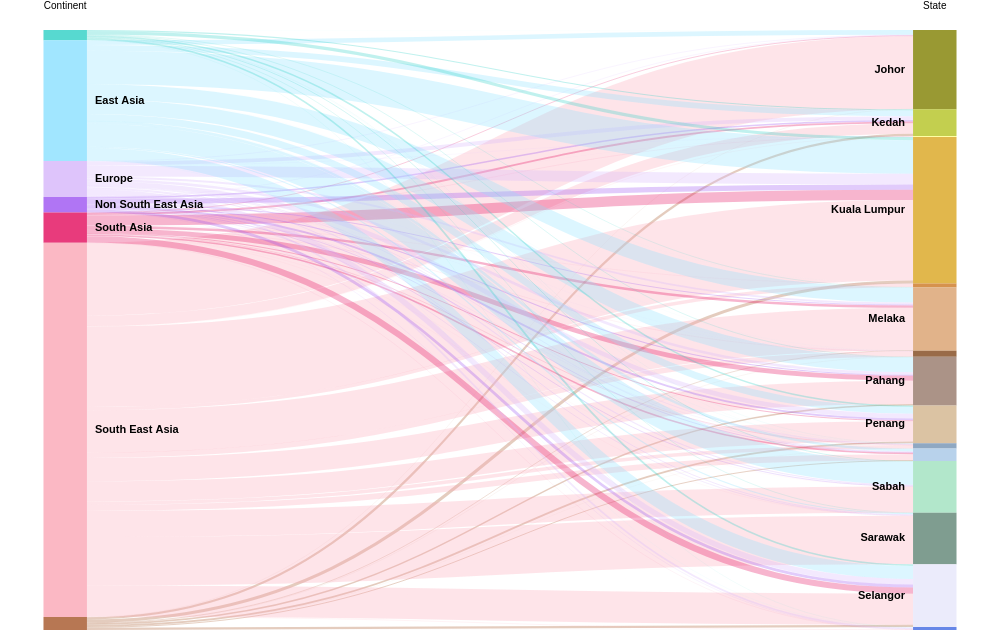

Express this chart as Vega-Lite.
### Vega specification from a JSON file in a GitHub repository (floating-point values rounded to 4 significant figures)
{"$schema": "https://vega.github.io/schema/vega/v3.0.json", "width": 1000, "height": 600, "data": [{"name": "rawData", "values": [{"Continent": "America", "State": "Johor", "Total_Arrivals": 9861}, {"Continent": "East Asia", "State": "Johor", "Total_Arrivals": 464974}, {"Continent": "Europe", "State": "Johor", "Total_Arrivals": 51181}, {"Continent": "Non South East Asia", "State": "Johor", "Total_Arrivals": 18310}, {"Continent": "South Asia", "State": "Johor", "Total_Arrivals": 67553}, {"Continent": "South East Asia", "State": "Johor", "Total_Arrivals": 7275410}, {"Continent": "West Asia", "State": "Johor", "Total_Arrivals": 17890}, {"Continent": "America", "State": "Kedah", "Total_Arrivals": 110758}, {"Continent": "East Asia", "State": "Kedah", "Total_Arrivals": 574597}, {"Continent": "Europe", "State": "Kedah", "Total_Arrivals": 390134}, {"Continent": "Non South East Asia", "State": "Kedah", "Total_Arrivals": 146073}, {"Continent": "South Asia", "State": "Kedah", "Total_Arrivals": 183272}, {"Continent": "South East Asia", "State": "Kedah", "Total_Arrivals": 1045980}, {"Continent": "West Asia", "State": "Kedah", "Total_Arrivals": 220484}, {"Continent": "America", "State": "Kelantan", "Total_Arrivals": 2969}, {"Continent": "Europe", "State": "Kelantan", "Total_Arrivals": 27712}, {"Continent": "Non South East Asia", "State": "Kelantan", "Total_Arrivals": 3659}, {"Continent": "South Asia", "State": "Kelantan", "Total_Arrivals": 18674}, {"Continent": "South East Asia", "State": "Kelantan", "Total_Arrivals": 35934}, {"Continent": "West Asia", "State": "Kelantan", "Total_Arrivals": 3489}, {"Continent": "America", "State": "Kuala Lumpur", "Total_Arrivals": 314172}, {"Continent": "East Asia", "State": "Kuala Lumpur", "Total_Arrivals": 3342480}, {"Continent": "Europe", "State": "Kuala Lumpur", "Total_Arrivals": 1082939}, {"Continent": "Non South East Asia", "State": "Kuala Lumpur", "Total_Arrivals": 514170}, {"Continent": "South Asia", "State": "Kuala Lumpur", "Total_Arrivals": 1038683}, {"Continent": "South East Asia", "State": "Kuala Lumpur", "Total_Arrivals": 8019347}, {"Continent": "West Asia", "State": "Kuala Lumpur", "Total_Arrivals": 303758}, {"Continent": "America", "State": "Labuan", "Total_Arrivals": 810}, {"Continent": "East Asia", "State": "Labuan", "Total_Arrivals": 8809}, {"Continent": "Europe", "State": "Labuan", "Total_Arrivals": 1651}, {"Continent": "Non South East Asia", "State": "Labuan", "Total_Arrivals": 602}, {"Continent": "South Asia", "State": "Labuan", "Total_Arrivals": 11802}, {"Continent": "South East Asia", "State": "Labuan", "Total_Arrivals": 338464}, {"Continent": "America", "State": "Melaka", "Total_Arrivals": 46253}, {"Continent": "East Asia", "State": "Melaka", "Total_Arrivals": 1486596}, {"Continent": "Europe", "State": "Melaka", "Total_Arrivals": 192736}, {"Continent": "Non South East Asia", "State": "Melaka", "Total_Arrivals": 88026}, {"Continent": "South Asia", "State": "Melaka", "Total_Arrivals": 247572}, {"Continent": "South East Asia", "State": "Melaka", "Total_Arrivals": 4220615}, {"Continent": "West Asia", "State": "Melaka", "Total_Arrivals": 61069}, {"Continent": "America", "State": "Negeri Sembilan", "Total_Arrivals": 2159}, {"Continent": "East Asia", "State": "Negeri Sembilan", "Total_Arrivals": 11891}, {"Continent": "Europe", "State": "Negeri Sembilan", "Total_Arrivals": 16422}, {"Continent": "Non South East Asia", "State": "Negeri Sembilan", "Total_Arrivals": 6966}, {"Continent": "South Asia", "State": "Negeri Sembilan", "Total_Arrivals": 15879}, {"Continent": "South East Asia", "State": "Negeri Sembilan", "Total_Arrivals": 532780}, {"Continent": "West Asia", "State": "Negeri Sembilan", "Total_Arrivals": 18272}, {"Continent": "America", "State": "Pahang", "Total_Arrivals": 54437}, {"Continent": "East Asia", "State": "Pahang", "Total_Arrivals": 1475469}, {"Continent": "Europe", "State": "Pahang", "Total_Arrivals": 259049}, {"Continent": "Non South East Asia", "State": "Pahang", "Total_Arrivals": 105098}, {"Continent": "South Asia", "State": "Pahang", "Total_Arrivals": 479448}, {"Continent": "South East Asia", "State": "Pahang", "Total_Arrivals": 2322400}, {"Continent": "West Asia", "State": "Pahang", "Total_Arrivals": 152766}, {"Continent": "America", "State": "Penang", "Total_Arrivals": 149665}, {"Continent": "East Asia", "State": "Penang", "Total_Arrivals": 681596}, {"Continent": "Europe", "State": "Penang", "Total_Arrivals": 455832}, {"Continent": "Non South East Asia", "State": "Penang", "Total_Arrivals": 190781}, {"Continent": "South Asia", "State": "Penang", "Total_Arrivals": 90087}, {"Continent": "South East Asia", "State": "Penang", "Total_Arrivals": 2020877}, {"Continent": "West Asia", "State": "Penang", "Total_Arrivals": 183025}, {"Continent": "America", "State": "Perak", "Total_Arrivals": 17095}, {"Continent": "East Asia", "State": "Perak", "Total_Arrivals": 19609}, {"Continent": "Europe", "State": "Perak", "Total_Arrivals": 79011}, {"Continent": "Non South East Asia", "State": "Perak", "Total_Arrivals": 16635}, {"Continent": "South Asia", "State": "Perak", "Total_Arrivals": 38938}, {"Continent": "South East Asia", "State": "Perak", "Total_Arrivals": 339536}, {"Continent": "West Asia", "State": "Perak", "Total_Arrivals": 11155}, {"Continent": "Europe", "State": "Perlis", "Total_Arrivals": 1560}, {"Continent": "Non South East Asia", "State": "Perlis", "Total_Arrivals": 737}, {"Continent": "South Asia", "State": "Perlis", "Total_Arrivals": 1471}, {"Continent": "South East Asia", "State": "Perlis", "Total_Arrivals": 3623}, {"Continent": "West Asia", "State": "Perlis", "Total_Arrivals": 263}, {"Continent": "America", "State": "Putrajaya", "Total_Arrivals": 9025}, {"Continent": "East Asia", "State": "Putrajaya", "Total_Arrivals": 266504}, {"Continent": "Europe", "State": "Putrajaya", "Total_Arrivals": 72367}, {"Continent": "Non South East Asia", "State": "Putrajaya", "Total_Arrivals": 59290}, {"Continent": "South Asia", "State": "Putrajaya", "Total_Arrivals": 159390}, {"Continent": "South East Asia", "State": "Putrajaya", "Total_Arrivals": 581654}, {"Continent": "West Asia", "State": "Putrajaya", "Total_Arrivals": 89686}, {"Continent": "America", "State": "Sabah", "Total_Arrivals": 64561}, {"Continent": "East Asia", "State": "Sabah", "Total_Arrivals": 2288098}, {"Continent": "Europe", "State": "Sabah", "Total_Arrivals": 114107}, {"Continent": "Non South East Asia", "State": "Sabah", "Total_Arrivals": 60393}, {"Continent": "South Asia", "State": "Sabah", "Total_Arrivals": 6854}, {"Continent": "South East Asia", "State": "Sabah", "Total_Arrivals": 2610152}, {"Continent": "West Asia", "State": "Sabah", "Total_Arrivals": 2613}, {"Continent": "America", "State": "Sarawak", "Total_Arrivals": 46217}, {"Continent": "East Asia", "State": "Sarawak", "Total_Arrivals": 114292}, {"Continent": "Europe", "State": "Sarawak", "Total_Arrivals": 99423}, {"Continent": "Non South East Asia", "State": "Sarawak", "Total_Arrivals": 33531}, {"Continent": "South Asia", "State": "Sarawak", "Total_Arrivals": 8969}, {"Continent": "South East Asia", "State": "Sarawak", "Total_Arrivals": 4837917}, {"Continent": "West Asia", "State": "Sarawak", "Total_Arrivals": 1638}, {"Continent": "America", "State": "Selangor", "Total_Arrivals": 173863}, {"Continent": "East Asia", "State": "Selangor", "Total_Arrivals": 1290889}, {"Continent": "Europe", "State": "Selangor", "Total_Arrivals": 561465}, {"Continent": "Non South East Asia", "State": "Selangor", "Total_Arrivals": 283681}, {"Continent": "South Asia", "State": "Selangor", "Total_Arrivals": 631091}, {"Continent": "South East Asia", "State": "Selangor", "Total_Arrivals": 3101730}, {"Continent": "West Asia", "State": "Selangor", "Total_Arrivals": 222077}, {"Continent": "America", "State": "Terengganu", "Total_Arrivals": 18531}, {"Continent": "East Asia", "State": "Terengganu", "Total_Arrivals": 20244}, {"Continent": "Europe", "State": "Terengganu", "Total_Arrivals": 170830}, {"Continent": "Non South East Asia", "State": "Terengganu", "Total_Arrivals": 21748}, {"Continent": "South Asia", "State": "Terengganu", "Total_Arrivals": 14585}, {"Continent": "South East Asia", "State": "Terengganu", "Total_Arrivals": 43269}, {"Continent": "West Asia", "State": "Terengganu", "Total_Arrivals": 5529}], "transform": [{"type": "formula", "expr": "datum['Continent']", "as": "stack1"}, {"type": "formula", "expr": "datum.State", "as": "stack2"}, {"type": "formula", "expr": "datum.Total_Arrivals", "as": "size"}]}, {"name": "nodes", "source": "rawData", "transform": [{"type": "filter", "expr": "!groupSelector || groupSelector.stack1 == datum.stack1 || groupSelector.stack2 == datum.stack2"}, {"type": "formula", "expr": "datum.stack1 + datum.stack2", "as": "key"}, {"type": "fold", "fields": ["stack1", "stack2"], "as": ["stack", "groupID"]}, {"type": "formula", "expr": "datum.stack == 'stack1' ? datum.stack1 + ' ' + datum.stack2 : datum.stack2 + ' ' + datum.stack1", "as": "sortField"}, {"type": "stack", "groupby": ["stack"], "sort": {"field": "sortField", "order": "descending"}, "field": "size"}, {"type": "formula", "expr": "(datum.y0 + datum.y1) / 2", "as": "yc"}]}, {"name": "groups", "source": "nodes", "transform": [{"type": "aggregate", "groupby": ["stack", "groupID"], "fields": ["size"], "ops": ["sum"], "as": ["total"]}, {"type": "stack", "groupby": ["stack"], "sort": {"field": "groupID", "order": "descending"}, "field": "total"}, {"type": "formula", "expr": "scale('y', datum.y0)", "as": "scaledY0"}, {"type": "formula", "expr": "scale('y', datum.y1)", "as": "scaledY1"}, {"type": "formula", "expr": "datum.stack == 'stack1'", "as": "rightLabel"}, {"type": "formula", "expr": "datum.total / domain('y')[1]", "as": "percentage"}]}, {"name": "destinationNodes", "source": "nodes", "transform": [{"type": "filter", "expr": "datum.stack == 'stack2'"}]}, {"name": "edges", "source": "nodes", "transform": [{"type": "filter", "expr": "datum.stack == 'stack1'"}, {"type": "lookup", "from": "destinationNodes", "key": "key", "fields": ["key"], "as": ["target"]}, {"type": "linkpath", "orient": "horizontal", "shape": "diagonal", "sourceY": {"expr": "scale('y', datum.yc)"}, "sourceX": {"expr": "scale('x', 'stack1') + bandwidth('x')"}, "targetY": {"expr": "scale('y', datum.target.yc)"}, "targetX": {"expr": "scale('x', 'stack2')"}}, {"type": "formula", "expr": "range('y')[0] - scale('y', datum.size)", "as": "strokeWidth"}, {"type": "formula", "expr": "datum.size / domain('y')[1]", "as": "percentage"}]}], "scales": [{"name": "x", "type": "band", "range": "width", "domain": ["stack1", "stack2"], "paddingOuter": 0.05, "paddingInner": 0.95}, {"name": "y", "type": "linear", "range": "height", "domain": {"data": "nodes", "field": "y1"}}, {"name": "color", "type": "ordinal", "range": ["#2ed0c5", "#8ae0ff", "#d6b6fa", "#9d53f2", "#E30B5C", "#faa7b6", "#a65628", "#808000", "#B4C424", "#FFFF8F", "#DAA520", "#CC7722", "#DAA06D", "#80461B", "#967969", "#D2B48C", "#7393B3", "#F0FFFF", "#A7C7E7", "#9FE2BF", "#5F8575", "#E6E6FA", "#4169E1"], "domain": ["America", "East Asia", "Europe", "Non South East Asia", "South Asia", "South East Asia", "West Asia", "Johor", "Kedah", "Kelantan", "Kuala Lumpur", "Labuan", "Melaka", "Negeri Sembilan", "Pahang", "Penang", "Perak", "Perlis", "Putrajaya", "Sabah", "Sarawak", "Selangor", "Terengganu"]}, {"name": "stackNames", "type": "ordinal", "range": ["Continent", "State"], "domain": ["stack1", "stack2"]}], "axes": [{"orient": "top", "scale": "x", "domain": false, "ticks": false, "labelPadding": 20, "encode": {"labels": {"update": {"text": {"scale": "stackNames", "field": "value", "fontWeight": "bold", "fontSize": 14}}}}}, {"orient": "left", "scale": "y", "labels": false, "domain": false, "ticks": false}], "marks": [{"type": "path", "name": "edgeMark", "from": {"data": "edges"}, "clip": true, "encode": {"update": {"stroke": [{"test": "groupSelector && groupSelector.stack == 'stack1'", "scale": "color", "field": "stack2"}, {"scale": "color", "field": "stack1"}], "strokeWidth": {"field": "strokeWidth"}, "path": {"field": "path"}, "strokeOpacity": {"signal": "!groupSelector && (groupHover.stack1 == datum.stack1 || groupHover.stack2 == datum.stack2) ? 0.9 : 0.3"}, "zindex": {"signal": "!groupSelector && (groupHover.stack1 == datum.stack1 || groupHover.stack2 == datum.stack2) ? 1 : 0"}, "tooltip": {"signal": "{\"Tourist from the Continent of\": datum.stack1, \"State\": datum.stack2, \"Total Tourist Arrivals\": format(datum.size, ',.0f')}"}}, "hover": {"strokeOpacity": {"value": 1}}}}, {"type": "rect", "name": "groupMark", "from": {"data": "groups"}, "encode": {"enter": {"fill": {"scale": "color", "field": "groupID"}, "width": {"scale": "x", "band": 1}}, "update": {"x": {"scale": "x", "field": "stack"}, "y": {"field": "scaledY0"}, "y2": {"field": "scaledY1"}, "fillOpacity": {"value": 0.8}, "tooltip": {"signal": "datum.groupID + ' has a total of ' + format(datum.total, ',.0f') + ' tourist arrivals.'"}}, "hover": {"fillOpacity": {"value": 1}}}}, {"type": "text", "from": {"data": "groups"}, "interactive": false, "encode": {"update": {"x": {"signal": "scale('x', datum.stack) + (datum.rightLabel ? bandwidth('x') + 8 : -8)"}, "yc": {"signal": "(datum.scaledY0 + datum.scaledY1) / 2"}, "align": {"signal": "datum.rightLabel ? 'left' : 'right'"}, "baseline": {"value": "middle"}, "fontWeight": {"value": "bold"}, "text": {"signal": "abs(datum.scaledY0 - datum.scaledY1) > 13 ? datum.groupID: ''"}}}}, {"type": "group", "data": [{"name": "dataForShowAll", "values": [{}], "transform": [{"type": "filter", "expr": "groupSelector"}]}], "encode": {"enter": {"xc": {"signal": "width / 2"}, "y": {"value": 30}, "width": {"value": 80}, "height": {"value": 30}}}, "marks": [{"type": "group", "name": "groupReset", "from": {"data": "dataForShowAll"}, "encode": {"enter": {"cornerRadius": {"value": 6}, "fill": {"value": "#f5f5f5"}, "stroke": {"value": "#c1c1c1"}, "strokeWidth": {"value": 2}, "height": {"field": {"group": "height"}}, "width": {"field": {"group": "width"}}}, "update": {"opacity": {"value": 1}}, "hover": {"opacity": {"value": 0.7}}}, "marks": [{"type": "text", "interactive": false, "encode": {"enter": {"xc": {"field": {"group": "width"}, "mult": 0.5}, "yc": {"field": {"group": "height"}, "mult": 0.5, "offset": 2}, "align": {"value": "center"}, "baseline": {"value": "middle"}, "fontWeight": {"value": "bold"}, "text": {"value": "Show All"}}}}]}]}], "signals": [{"name": "groupHover", "value": {}, "on": [{"events": "@groupMark:mouseover", "update": "{stack1:datum.stack == 'stack1' && datum.groupID, stack2:datum.stack == 'stack2' && datum.groupID}"}, {"events": "mouseout", "update": "{}"}]}, {"name": "groupSelector", "value": false, "on": [{"events": "@groupMark:click!", "update": "{stack:datum.stack, stack1: datum.stack == 'stack1' && datum.groupID, stack2: datum.stack == 'stack2' && datum.groupID}"}, {"events": [{"type": "click", "markname": "groupReset"}, {"type": "dblclick"}], "update": "false"}]}]}
